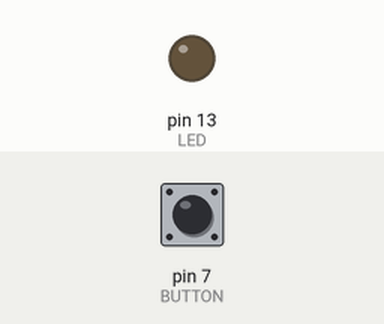
The sketch below on a simulated Arduino Uno, built with avr-gcc and run on an emulated ATmega328P. Parts: output pins drawn as LEDs (lit = HIGH). The inputs (shaded band) are chosen by the test bench; at power-on: pin 7 (BUTTON) LOW.

Above: at 1.2 s.
1.3 s: pin 7 (BUTTON) pulled HIGH for 0.15 s
At 1.37 s:
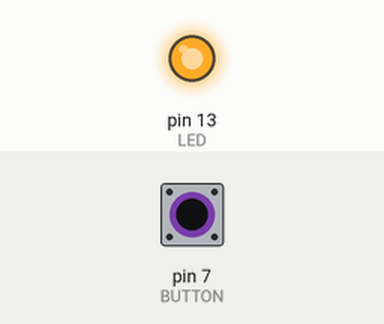
2.9 s: pin 7 (BUTTON) pulled HIGH for 3.2 s
At 6.4 s:
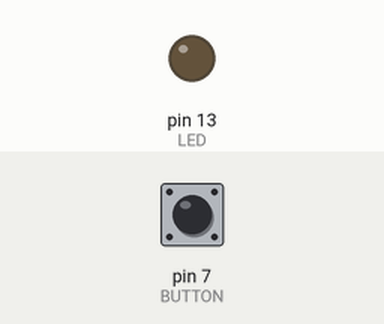
Timing chart, 0 to 7.9 s (numbered marks = the images above; inputs shaded):
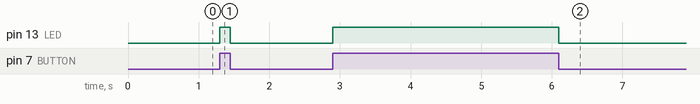

Measured:
- after the input at 1.3 s, pin 13 (LED): LOW → HIGH at once, → LOW 0.15 s later
- after the input at 2.9 s, pin 13 (LED): LOW → HIGH at once, → LOW 3.2 s later

The sketch:

sketch_feb21b.ino
```cpp
#define LED 13
#define BUTTON 7
void setup()
{
  pinMode(LED, OUTPUT);
  pinMode(BUTTON, INPUT);
}
void loop()
{
  int value=digitalRead(BUTTON);
  digitalWrite(LED, value);
}
```
